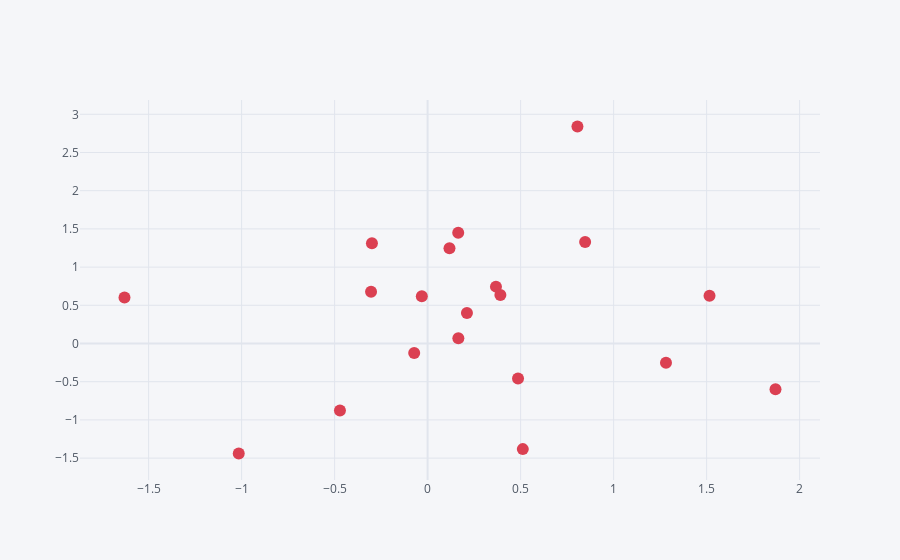

Notebook code cell kept with this figure:
### Code cell
# to show the plot as scatter
df.iplot(kind='scatter',x='a',y='b',mode='markers',color='red')

### Figure 1 — Plotly figure (JSON) as saved in the notebook; plotly's stock layout.template omitted (floating-point values rounded to 4 significant figures)
{"data": [{"line": {"color": "rgba(219, 64, 82, 1.0)", "dash": "solid", "shape": "linear", "width": 1.3}, "marker": {"size": 12, "symbol": "circle"}, "mode": "markers", "name": "b", "text": "", "type": "scatter", "x": [0.5117, -1.63, 1.516, -1.015, -0.3041, 0.1176, -0.07211, -0.2993, 0.2114, 0.1652, 0.3912, 1.87, 0.486, 1.281, 0.1645, 0.8468, 0.3674, 0.8055, -0.4713, -0.03113], "y": [-1.382, 0.6009, 0.6263, -1.44, 0.6783, 1.248, -0.1238, 1.313, 0.3992, 0.06778, 0.6358, -0.5995, -0.4587, -0.2508, 1.449, 1.327, 0.7444, 2.84, -0.8761, 0.6199]}], "layout": {"legend": {"bgcolor": "#F5F6F9", "font": {"color": "#4D5663"}}, "paper_bgcolor": "#F5F6F9", "plot_bgcolor": "#F5F6F9", "title": {"font": {"color": "#4D5663"}}, "xaxis": {"gridcolor": "#E1E5ED", "showgrid": true, "tickfont": {"color": "#4D5663"}, "title": {"font": {"color": "#4D5663"}, "text": ""}, "zerolinecolor": "#E1E5ED"}, "yaxis": {"gridcolor": "#E1E5ED", "showgrid": true, "tickfont": {"color": "#4D5663"}, "title": {"font": {"color": "#4D5663"}, "text": ""}, "zerolinecolor": "#E1E5ED"}}}
